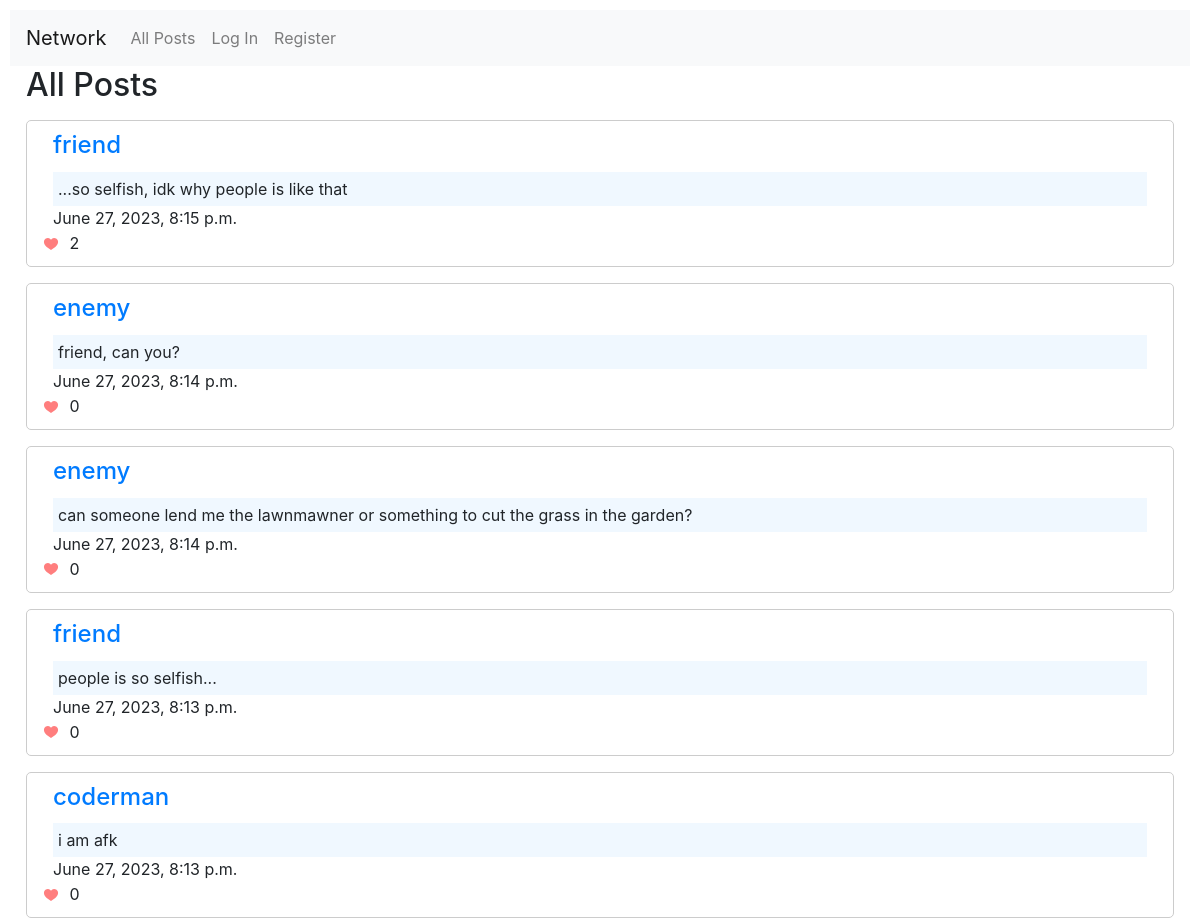
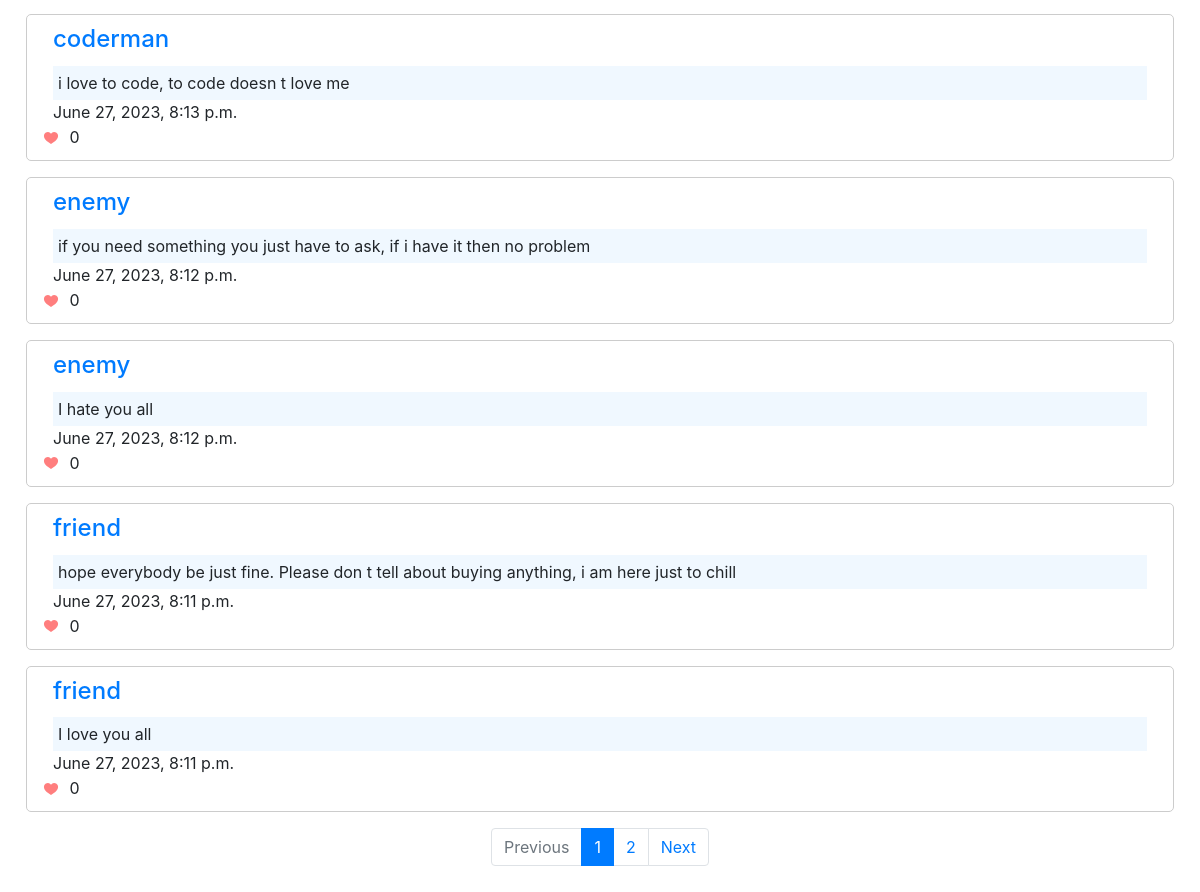
The page / on the database its author committed (2 pictures, top to bottom).
### network/models.py (models this page shows)
class Post(models.Model):
    user = models.ForeignKey(
        User, on_delete=models.CASCADE, default=None, related_name="post"
    )
    created_at = models.DateTimeField(default=timezone.now)
    text = models.TextField(default="")
    likes = models.ManyToManyField(User, related_name="likes")

class User(AbstractUser):
    pass

### network/views.py (the view)
# urls.py: path("", views.index, name="index"),
def index(request):
    allPosts = Post.objects.all().order_by("-created_at")
    paginator = Paginator(allPosts, 10)
    page_number = request.GET.get("page")
    page_obj = paginator.get_page(page_number)
    return render(request, "network/index.html", {"page_obj": page_obj})

### network/templates/network/index.html (shortened to what this page needs)
{% extends "network/layout.html" %}
{% block body %}
<h2 class="ml-3">All Posts</h2>
<div>
    {% for post in page_obj%}
    <div class="card-body new-post mt-3">
        <a class="user-link" href="{% url 'profile' post.user %}">
            <h4 class=" card-title ml-3">{{post.user}}</h4>
        </a>
        <p class="card-text ml-3 mr-3 text">{{post.text}}</p>
        <p class="card-text ml-3">{{post.created_at}}</p>
        <div>
            <button class="like-button" data-post-id="{{ post.id }}">
            </button>
            <span id="likes-{{ post.id }}">{{ post.likes.count }}</span>
        </div>
    </div>
    {% endfor %}
    {% include 'network/pagination.html' %}
</div>
{% endblock %}

### network/static/network/styles.css (style rules this page uses)
:root { --blue-main-color: #007bff; }
body { padding: 10px; }
.new-post { border: 1px solid #ccc; padding: 10px; margin: 0 1rem; border-radius: 5px; }
p { margin-bottom: 0; }
.card-text.text { background-color: aliceblue; padding: 5px 5px; }
.user-link { display: inline-block; text-decoration: none !important; }
.like-button { background-color: transparent; border: none; cursor: pointer; }

### rows shown on the page
Post: user "friend", text "...so selfish, idk why people is like that", created_at "June 27, 2023, 8:15 p.m.", likes.count "2"
Post: user "enemy", text "friend, can you?", created_at "June 27, 2023, 8:14 p.m.", likes.count "0"
Post: user "enemy", text "can someone lend me the lawnmawner or something to cut the grass in the garden?", created_at "June 27, 2023, 8:14 p.m.", likes.count "0"
Post: user "friend", text "people is so selfish...", created_at "June 27, 2023, 8:13 p.m.", likes.count "0"
Post: user "coderman", text "i am afk", created_at "June 27, 2023, 8:13 p.m.", likes.count "0"
Post: user "coderman", text "i love to code, to code doesn t love me", created_at "June 27, 2023, 8:13 p.m.", likes.count "0"
Post: user "enemy", text "if you need something you just have to ask, if i have it then no problem", created_at "June 27, 2023, 8:12 p.m.", likes.count "0"
Post: user "enemy", text "I hate you all", created_at "June 27, 2023, 8:12 p.m.", likes.count "0"
Post: user "friend", text "hope everybody be just fine. Please don t tell about buying anything, i am here just to chill", created_at "June 27, 2023, 8:11 p.m.", likes.count "0"
Post: user "friend", text "I love you all", created_at "June 27, 2023, 8:11 p.m.", likes.count "0"

### other values the page prints
{{ i }} "1"
{{ i }} "2"
